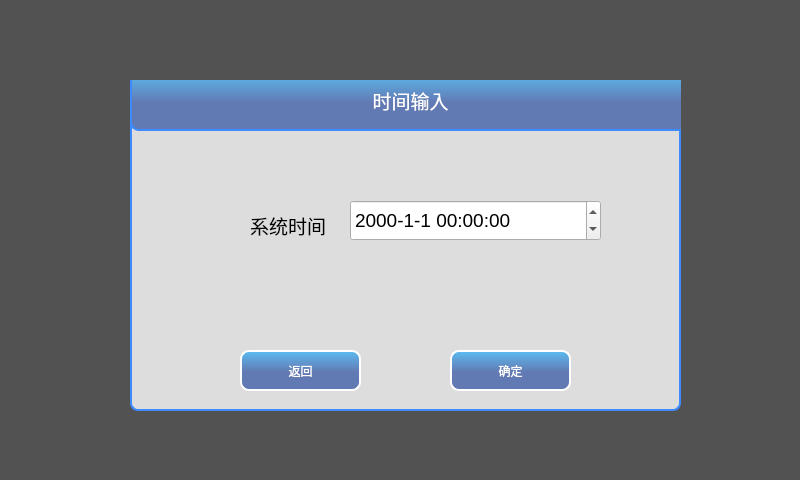
<?xml version="1.0" encoding="UTF-8"?>
<ui version="4.0">
 <class>InputTimeClass</class>
 <widget class="QWidget" name="InputTimeClass">
  <property name="geometry">
   <rect>
    <x>0</x>
    <y>0</y>
    <width>800</width>
    <height>480</height>
   </rect>
  </property>
  <property name="windowTitle">
   <string>InputTime</string>
  </property>
  <property name="styleSheet">
   <string notr="true">QPushButton {
	background-color: qlineargradient(spread:pad, x1:1, y1:0.67, x2:1, y2:0, stop:0.204545 rgba(98, 122, 179, 255), stop:1 rgba(91, 188, 241, 255));

color: rgb(255, 255, 255);
border-style: solid;
border-width: 2px;
border-radius:9px;
}

QGroupBox#groupBox {
	border: 2px solid rgb(61, 139, 255);
	border-radius: 8px;	
	background-color: rgb(221, 221, 221);
}</string>
  </property>
  <widget class="QWidget" name="widget" native="true">
   <property name="geometry">
    <rect>
     <x>0</x>
     <y>0</y>
     <width>800</width>
     <height>480</height>
    </rect>
   </property>
   <property name="styleSheet">
    <string notr="true">#widget{ background-color: rgba(38, 38, 38, 200); }</string>
   </property>
   <widget class="QGroupBox" name="groupBox">
    <property name="geometry">
     <rect>
      <x>130</x>
      <y>80</y>
      <width>551</width>
      <height>331</height>
     </rect>
    </property>
    <property name="title">
     <string>GroupBox</string>
    </property>
    <widget class="QLabel" name="label_2">
     <property name="geometry">
      <rect>
       <x>120</x>
       <y>130</y>
       <width>91</width>
       <height>31</height>
      </rect>
     </property>
     <property name="font">
      <font>
       <pointsize>14</pointsize>
      </font>
     </property>
     <property name="text">
      <string>系统时间</string>
     </property>
    </widget>
    <widget class="QDateTimeEdit" name="dateTimeEdit">
     <property name="geometry">
      <rect>
       <x>220</x>
       <y>120</y>
       <width>251</width>
       <height>41</height>
      </rect>
     </property>
     <property name="font">
      <font>
       <pointsize>14</pointsize>
      </font>
     </property>
     <property name="displayFormat">
      <string>yyyy-M-d hh:mm:ss</string>
     </property>
    </widget>
    <widget class="QPushButton" name="pb_ok">
     <property name="geometry">
      <rect>
       <x>320</x>
       <y>270</y>
       <width>121</width>
       <height>41</height>
      </rect>
     </property>
     <property name="text">
      <string>确定</string>
     </property>
    </widget>
    <widget class="QPushButton" name="pb_close">
     <property name="geometry">
      <rect>
       <x>110</x>
       <y>270</y>
       <width>121</width>
       <height>41</height>
      </rect>
     </property>
     <property name="text">
      <string>返回</string>
     </property>
    </widget>
    <widget class="QLabel" name="label">
     <property name="geometry">
      <rect>
       <x>0</x>
       <y>-10</y>
       <width>561</width>
       <height>61</height>
      </rect>
     </property>
     <property name="sizePolicy">
      <sizepolicy hsizetype="Expanding" vsizetype="Preferred">
       <horstretch>0</horstretch>
       <verstretch>0</verstretch>
      </sizepolicy>
     </property>
     <property name="font">
      <font>
       <pointsize>14</pointsize>
      </font>
     </property>
     <property name="styleSheet">
      <string notr="true">background-color: qlineargradient(spread:pad, x1:1, y1:0.67, x2:1, y2:0, stop:0.204545 rgba(98, 122, 179, 255), stop:1 rgba(91, 188, 241, 255));

color: rgb(255, 255, 255);
border-style: solid;
border-width: 2px;
border-radius:9px;
border-color: rgb(61, 139, 255);</string>
     </property>
     <property name="text">
      <string>时间输入</string>
     </property>
     <property name="alignment">
      <set>Qt::AlignCenter</set>
     </property>
    </widget>
   </widget>
  </widget>
 </widget>
 <layoutdefault spacing="6" margin="11"/>
 <resources/>
 <connections/>
</ui>
